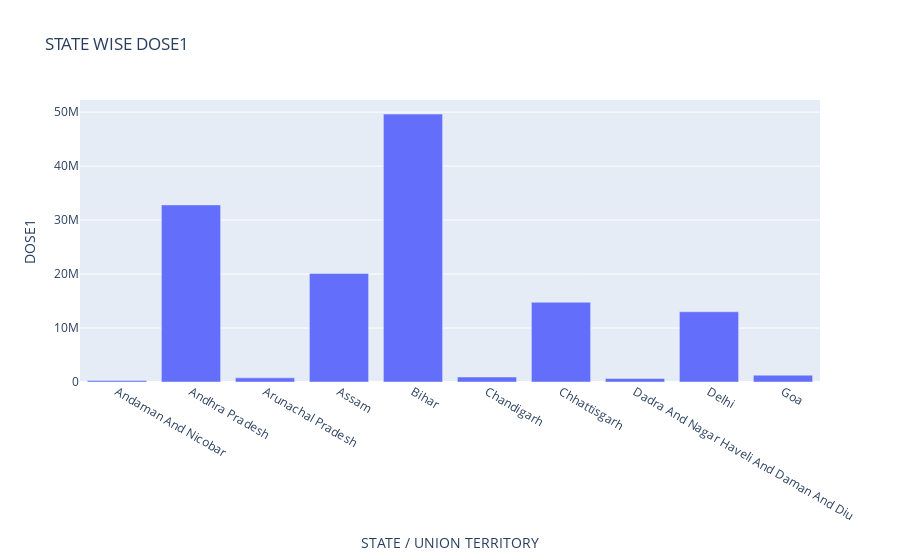

Notebook source saved alongside this figure:
### Code cell
data = data2[['STATE / UNION TERRITORY','DOSE1']]#.nlargest(25,'DOSE1')
fig = px.bar(data, x = 'STATE / UNION TERRITORY',y = 'DOSE1',title="STATE WISE DOSE1")
fig.show()

### Figure 1 — Plotly figure (JSON) as saved in the notebook; plotly's stock layout.template omitted (floating-point values rounded to 4 significant figures)
{"data": [{"alignmentgroup": "True", "hovertemplate": "STATE / UNION TERRITORY=%{x}<br>DOSE1=%{y}<extra></extra>", "legendgroup": "", "marker": {"color": "#636efa", "pattern": {"shape": ""}}, "name": "", "offsetgroup": "", "orientation": "v", "showlegend": false, "textposition": "auto", "type": "bar", "x": ["Andaman And Nicobar", "Andhra Pradesh", "Arunachal Pradesh", "Assam", "Bihar", "Chandigarh", "Chhattisgarh", "Dadra And Nagar Haveli And Daman And Diu", "Delhi", "Goa"], "xaxis": "x", "y": [293904, 32814038, 771430, 20106832, 49637936, 925246, 14777967, 660648, 13013583, 1258903], "yaxis": "y"}], "layout": {"barmode": "relative", "legend": {"tracegroupgap": 0}, "title": {"text": "STATE WISE DOSE1"}, "xaxis": {"anchor": "y", "domain": [0, 1], "title": {"text": "STATE / UNION TERRITORY"}}, "yaxis": {"anchor": "x", "domain": [0, 1], "title": {"text": "DOSE1"}}}}
